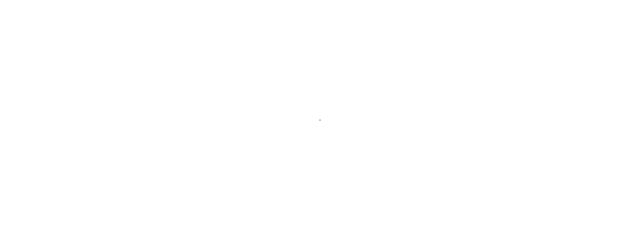
Frame 1 (no input)
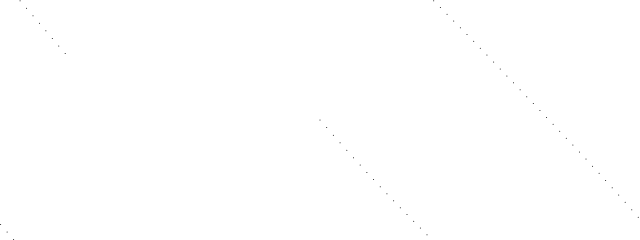
Frame 60 (no input)
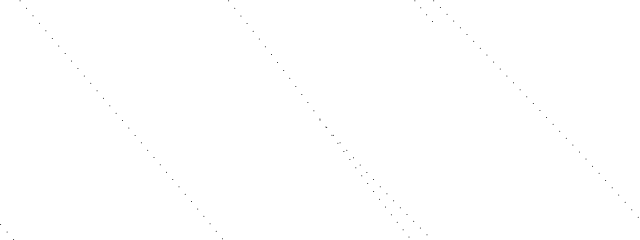
Frame 120 (the mouse pressed at the canvas centre since frame 60)

The p5.js sketch that drew these frames (run headless with seeded random() and noise() and a simulated clock; from frame 60 on, the mouse is pressed at the canvas centre):

// p5.js sketch
// ── sketch.js


class Walker{
    constructor(){
        this.position=createVector(width/2,height/2);
        this.velocity=createVector(2,2);

        this.xoff=0;
        this.yoff=10000;

    }

    show(){
        stroke(0);
        point(this.position.x,this.position.y);

    }

    move(){
        this.velocity.x=map(noise(this.xoff),0,1,0,10);
        this.velocity.y=map(noise(this.yoff),0,1,0,10);
        this.xoff+=0.001;
        this.yoff+=0.01;
        

        
        this.position.add(this.velocity);

        if(this.position.x>width||this.position.x<0){
            this.position.x=noise(this.xoff);

        }


         if(this.position.y>height||this.position.y<0){
            this.position.y=noise(this.yoff);

        }
    }
}
let walker;
function setup(){
    createCanvas(640,240);
    background(255);
    walker=new Walker();
}

function draw(){
    walker.show();
    walker.move();
}
